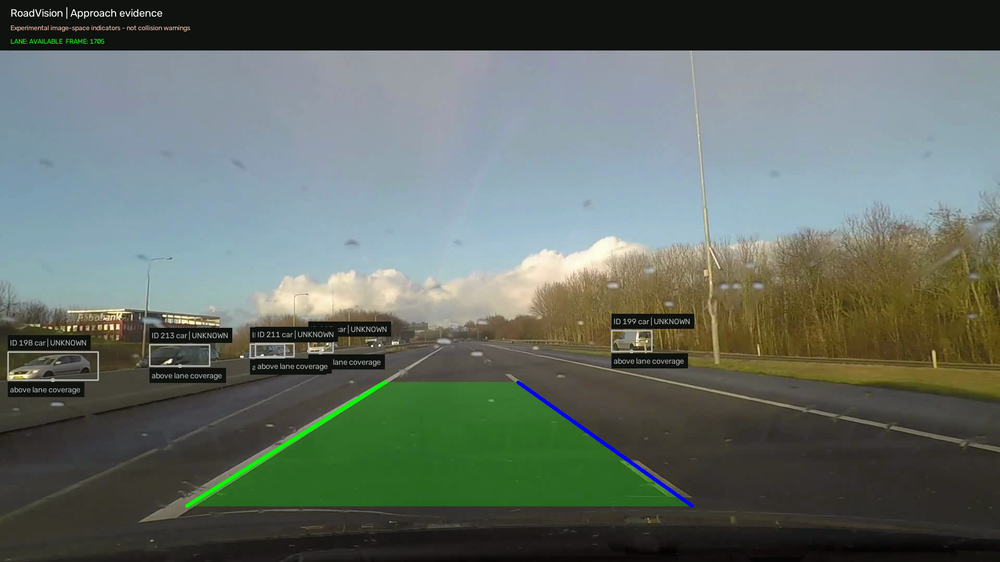
#> input picture assets/limitations.png, 1000 x 562 px, shrunk from 1920 x 1080 before the run, given in place of test_drive.mp4, which was not available
$ python test_lanes.py
#> lines starting #> are read from the running program, lines starting #| are printed output that depends on the picture; after the words box and inside, x2 and y2 are one past the last pixel; in counts of white or black regions, pixels touching at a corner belong together

from pathlib import Path

import cv2
import numpy as np


def fit_lane_line(segments, y_bottom, y_top):
    """
    Fit one straight lane boundary using Hough segments.

    Each segment is (x1, y1, x2, y2).

    Returns:
        (x_bottom, y_bottom, x_top, y_top)
        or None if there are not enough valid points.
    """

    if not segments:
        return None

    x_points = []
    y_points = []
    weights = []

    for x1, y1, x2, y2 in segments:
        length = np.hypot(x2 - x1, y2 - y1)

        if length < 1:
            continue

        # Both endpoints contribute to the fit
        x_points.extend([x1, x2])
        y_points.extend([y1, y2])

        # Longer segments receive more weight
        weights.extend([length, length])

    if len(x_points) < 2:
        return None

    # Weighted linear regression: x = a*y + c
    a, c = np.polyfit(
        y_points,
        x_points,
        deg=1,
        w=np.sqrt(weights)
    )

    # Evaluate the line at two image heights
    x_bottom = int(a * y_bottom + c)
    x_top = int(a * y_top + c)

    return (
        x_bottom,
        y_bottom,
        x_top,
        y_top
    )


def validate_lane_polygon(left_fit, right_fit, image_width):
    """
    Validate basic geometric consistency of the lane polygon.

    Both lines must use the same top and bottom Y coordinates.

    Returns True if the basic checks pass.
    """

    if left_fit is None or right_fit is None:
        return False

    left_bottom_x, left_bottom_y, left_top_x, left_top_y = left_fit
    right_bottom_x, right_bottom_y, right_top_x, right_top_y = right_fit

    # Both boundaries must share the same vertical range
    if (
        left_bottom_y != right_bottom_y
        or left_top_y != right_top_y
        or left_top_y >= left_bottom_y
    ):
        return False

    # Calculate image-space lane widths
    bottom_width = right_bottom_x - left_bottom_x
    top_width = right_top_x - left_top_x

    # Prevent crossing or reversed boundaries
    if bottom_width <= 0 or top_width <= 0:
        return False

    # Reject extremely wide polygons
    if bottom_width >= image_width or top_width >= image_width:
        return False

    return True


# --------------------------------------------------
# 1. Configuration
# --------------------------------------------------

VIDEO_PATH = Path("data/videos/test_drive.mp4")
OUTPUT_DIR = Path("runs/lane_experiments")

TARGET_TIME = 5  # Seconds

# Gaussian blur parameters
BLUR_KERNEL = (5, 5)

# Canny thresholds
CANNY_LOW = 50
CANNY_HIGH = 150

OUTPUT_DIR.mkdir(parents=True, exist_ok=True)


# --------------------------------------------------
# 2. Open the input video
# --------------------------------------------------

cap = cv2.VideoCapture(str(VIDEO_PATH))

if not cap.isOpened():
    raise RuntimeError(f"Cannot open video: {VIDEO_PATH}")

fps = cap.get(cv2.CAP_PROP_FPS)

if fps <= 0:
    cap.release()
    raise RuntimeError("Invalid video FPS")


# --------------------------------------------------
# 3. Extract a representative frame
# --------------------------------------------------

target_frame = int(TARGET_TIME * fps)

cap.set(
    cv2.CAP_PROP_POS_FRAMES,
    target_frame
)

success, frame = cap.read()
#> frame is the input picture: shape (562, 1000, 3); mean B, G, R 100.2, 107.8, 98

cap.release()

if not success:
    raise RuntimeError("Could not read selected frame")

print(f"Extracted frame at approximately {TARGET_TIME} seconds")
print(f"Original shape: {frame.shape}")
#| Original shape: (562, 1000, 3)


# --------------------------------------------------
# 4. Convert to grayscale
# --------------------------------------------------

gray = cv2.cvtColor(
    frame,
    cv2.COLOR_BGR2GRAY
)


# --------------------------------------------------
# 5. Apply Gaussian blur
# --------------------------------------------------

blurred = cv2.GaussianBlur(
    gray,
    BLUR_KERNEL,
    0
)


# --------------------------------------------------
# 6. Apply Canny edge detection
# --------------------------------------------------

edges = cv2.Canny(
    blurred,
    CANNY_LOW,
    CANNY_HIGH
)
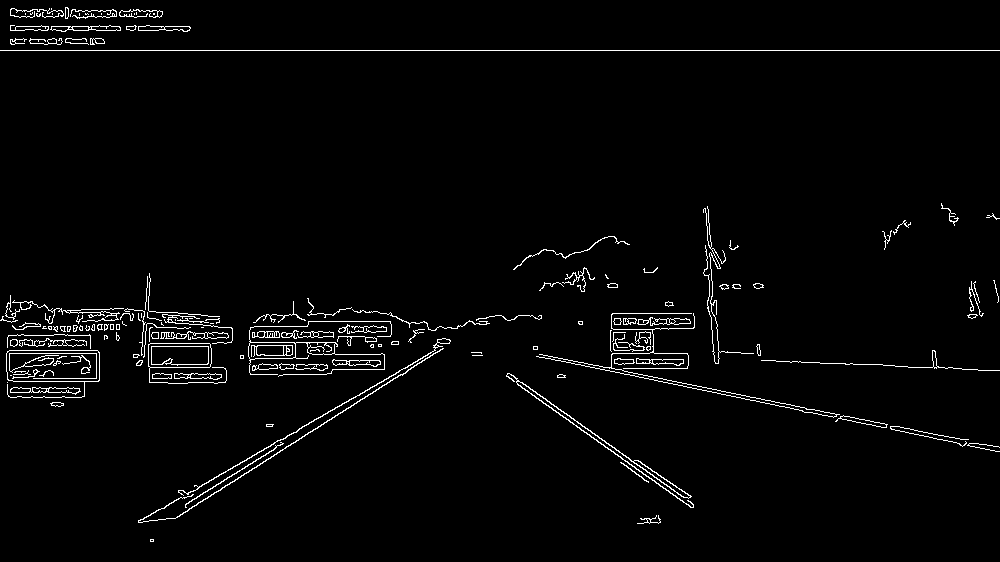
#> edges: shape (562, 1000); 2.4% white in thin lines or dots


# --------------------------------------------------
# 7. Define the Region of Interest
# --------------------------------------------------

height, width = edges.shape

# Trapezoidal ROI, defined using relative coordinates
vertices = np.array([
    [
        (int(0.20 * width), height - 1),
        (int(0.43 * width), int(0.52 * height)),
        (int(0.58 * width), int(0.52 * height)),
        (int(0.95 * width), height - 1),
    ]
], dtype=np.int32)


# --------------------------------------------------
# 8. Create ROI mask
# --------------------------------------------------

# Black image with same dimensions as edge map
mask = np.zeros_like(edges)

# Fill the ROI polygon with white
cv2.fillPoly(
    mask,
    vertices,
    255
)
#> mask: shape (562, 1000); 21.7% white; 1 white region, box (x1, y1, x2, y2) and area: (200, 292, 951, 562) 121821


# --------------------------------------------------
# 9. Apply ROI to edge image
# --------------------------------------------------

masked_edges = cv2.bitwise_and(
    edges,
    mask
)
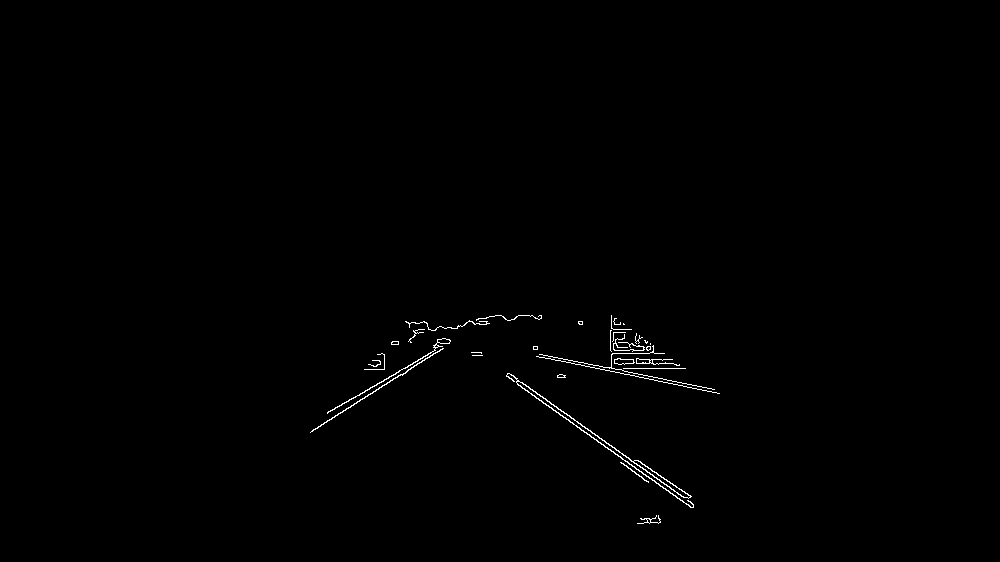
#> masked_edges: shape (562, 1000); 0.46% white in thin lines or dots, all inside (x1, y1, x2, y2) = (310, 315, 720, 524)

# --------------------------------------------------
# 10. Probabilistic Hough Line Transform
# --------------------------------------------------

lines = cv2.HoughLinesP(
    masked_edges,
    rho=1,
    theta=np.pi / 180,
    threshold=40,
    minLineLength=40,
    maxLineGap=30
)
#> lines = 17 rows, first 6: [312, 430, 443, 348], [471, 352, 693, 507], [539, 354, 701, 386], [478, 352, 690, 501], [522, 388, 691, 507], [327, 413, 449, 343]

# --------------------------------------------------
# 11. Visualize Hough lines
# --------------------------------------------------

hough_visualization = frame.copy()

line_count = 0

if lines is not None:

    for line in lines:
        x1, y1, x2, y2 = line.reshape(4)

        cv2.line(
            hough_visualization,
            (x1, y1),
            (x2, y2),
            color=(0, 255, 0),
            thickness=4
        )

        line_count += 1
#> this loop made 17 passes
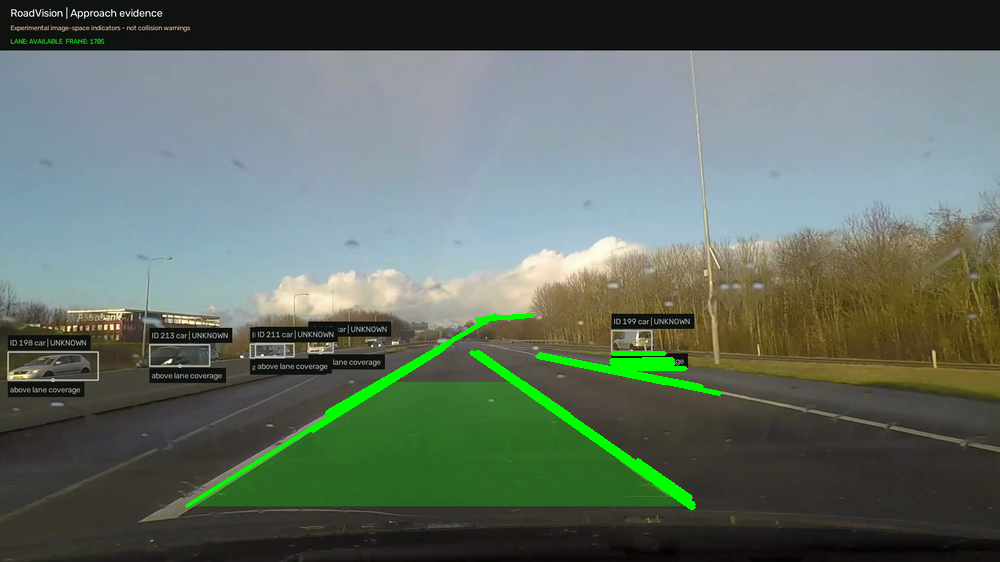
#> hough_visualization: shape (562, 1000, 3); 1.29% of pixels changed, all inside (x1, y1, x2, y2) = (310, 313, 722, 510)
#> after the loop, line_count = 17

print(f"Hough line segments detected: {line_count}")
#| Hough line segments detected: 17

# --------------------------------------------------
# 12. Filter Hough lines by slope
# --------------------------------------------------

filtered_visualization = frame.copy()

left_lines = []
right_lines = []

MIN_ABS_SLOPE = 0.4
MAX_ABS_SLOPE = 3.0

if lines is not None:

    for line in lines:

        x1, y1, x2, y2 = line.reshape(4)

        dx = x2 - x1
        dy = y2 - y1

        # Avoid division by zero
        if dx == 0:
            continue

        slope = dy / dx

        # Reject horizontal and near-vertical lines
        if not (MIN_ABS_SLOPE <= abs(slope) <= MAX_ABS_SLOPE):
            continue

        if slope < 0:
            left_lines.append((x1, y1, x2, y2))
            color = (0, 255, 0)  # Green
        else:
            right_lines.append((x1, y1, x2, y2))
            color = (255, 0, 0)  # Blue in BGR

        cv2.line(
            filtered_visualization,
            (int(x1), int(y1)),
            (int(x2), int(y2)),
            color,
            4
        )
#> this loop made 17 passes
#> (x1, y1, x2, y2, dx, dy, slope, color) on passes 1, 2, 4, 5, 6, 8, 10, 12: (312, 430, 443, 348, 131, -82, -0.626, (0, 255, 0)), (471, 352, 693, 507, 222, 155, 0.698, (255, 0, 0)), (478, 352, 690, 501, 212, 149, 0.703, (255, 0, 0)), (522, 388, 691, 507, 169, 119, 0.704, (255, 0, 0)), (327, 413, 449, 343, 122, -70, -0.574, (0, 255, 0)), (327, 412, 495, 315, 168, -97, -0.577, (0, 255, 0)), (476, 352, 693, 504, 217, 152, 0.7, (255, 0, 0)), (523, 383, 569, 415, 46, 32, 0.696, (255, 0, 0))
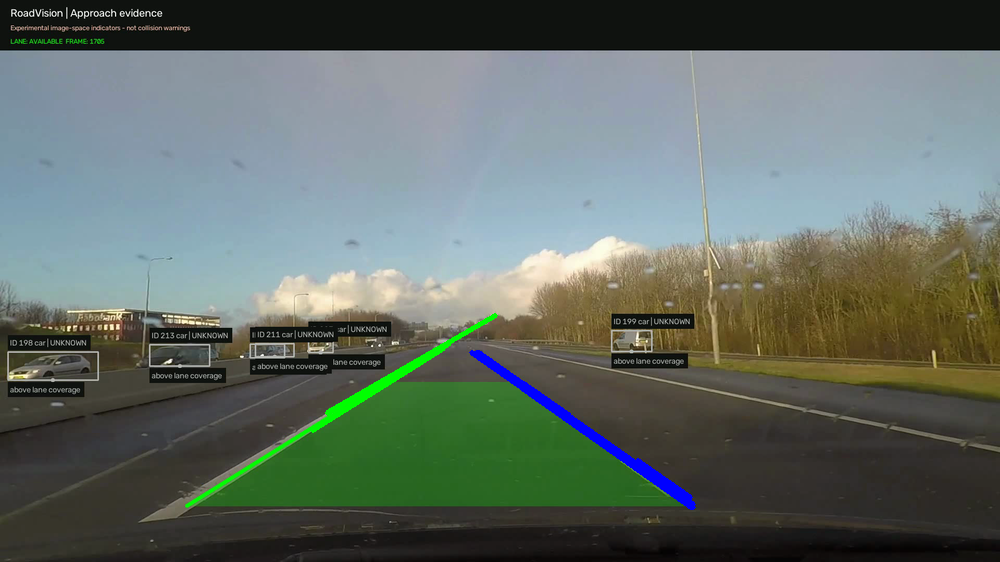
#> filtered_visualization: shape (562, 1000, 3); 0.78% of pixels changed, all inside (x1, y1, x2, y2) = (310, 313, 696, 510)
#> after the loop, left_lines = [(312, 430, 443, 348), (327, 413, 449, 343), (327, 412, 495, 315)]; right_lines = [(471, 352, 693, 507), (478, 352, 690, 501), (522, 388, 691, 507), (476, 352, 693, 504), (523, 383, 569, 415), (637, 460, 690, 497)]

print(f"Left candidate segments: {len(left_lines)}")
#| Left candidate segments: 3
print(f"Right candidate segments: {len(right_lines)}")
#| Right candidate segments: 6

# --------------------------------------------------
# 13. Fit representative lane boundaries
# --------------------------------------------------

height, width = frame.shape[:2]

# Vertical extent of our visualization
y_bottom = int(0.90 * height)
y_top = int(0.68 * height)

left_fit = fit_lane_line(
    left_lines,
    y_bottom,
    y_top
)
#> the loop in fit_lane_line, `for x1, y1, x2, y2 in segments:` made 3 passes
#> (x1, y1, x2, y2, length) on passes 1 to 3: (312, 430, 443, 348, 154.5), (327, 413, 449, 343, 140.7), (327, 412, 495, 315, 194)
#> after the loop in fit_lane_line, `for x1, y1, x2, y2 in segments:`: weights = [154.5, 154.5, 140.7, 140.7, 194, 194]; x_points = [312, 443, 327, 449, 327, 495]; y_points = [430, 348, 413, 343, 412, 315]
#> in fit_lane_line, `a, c = np.polyfit( y_points, x_points, deg=1, w=np.sqrt(weights) )`: a = -1.67; c = 1022.4
#> in fit_lane_line, `x_bottom = int(a * y_bottom + c)`: x_bottom = 177
#> in fit_lane_line, `x_top = int(a * y_top + c)`: x_top = 383
#> left_fit = (177, 505, 383, 382)

right_fit = fit_lane_line(
    right_lines,
    y_bottom,
    y_top
)
#> the loop in fit_lane_line (call 2), `for x1, y1, x2, y2 in segments:` made 6 passes
#> (x1, y1, x2, y2, length) on passes 1 to 6: (471, 352, 693, 507, 270.8), (478, 352, 690, 501, 259.1), (522, 388, 691, 507, 206.7), (476, 352, 693, 504, 264.9), (523, 383, 569, 415, 56.04), (637, 460, 690, 497, 64.64)
#> right_fit = (693, 505, 517, 382)

# -----------------------------------------
# Validate fitted lane geometry
# -----------------------------------------

if left_fit is not None and right_fit is not None:

    left_bottom_x = left_fit[0]
#> left_bottom_x = 177
    left_top_x = left_fit[2]
#> left_top_x = 383

    right_bottom_x = right_fit[0]
#> right_bottom_x = 693
    right_top_x = right_fit[2]
#> right_top_x = 517

    valid_geometry = (
        left_bottom_x < right_bottom_x
        and left_top_x < right_top_x
    )
#> valid_geometry = True

    if not valid_geometry:
        print("WARNING: Invalid lane geometry — lines cross!")
    else:
        print("Lane geometry: Valid ordering")

# --------------------------------------------------
# 14. Visualize fitted lane lines
# --------------------------------------------------

fitted_visualization = frame.copy()

if left_fit is not None:
    x1, y1, x2, y2 = left_fit
#> x1 = 177; y1 = 505; x2 = 383; y2 = 382

    cv2.line(
        fitted_visualization,
        (x1, y1),
        (x2, y2),
        (0, 255, 0),
        8
    )

if right_fit is not None:
    x1, y1, x2, y2 = right_fit
#> x1 = 693; x2 = 517

    cv2.line(
        fitted_visualization,
        (x1, y1),
        (x2, y2),
        (255, 0, 0),
        8
    )
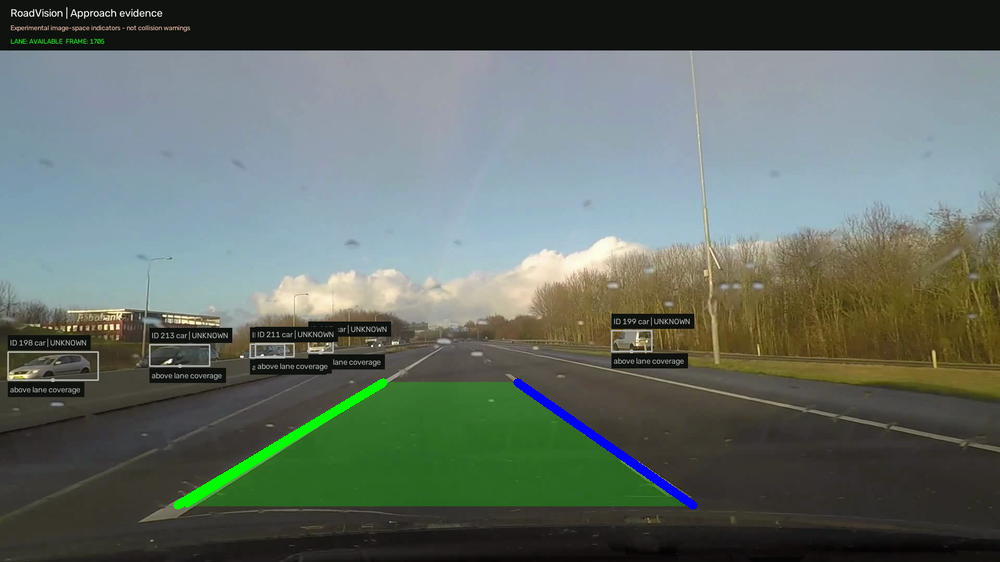
#> fitted_visualization: shape (562, 1000, 3); mean B, G, R 100.4, 108, 97.6

# --------------------------------------------------
# 15. Construct ego-lane polygon
# --------------------------------------------------

lane_visualization = frame.copy()

valid_lane = validate_lane_polygon(
    left_fit,
    right_fit,
    width
)
#> in validate_lane_polygon, `left_bottom_x, left_bottom_y, left_top_x, left_top_y = left_fit`: left_bottom_x = 177; left_bottom_y = 505; left_top_x = 383; left_top_y = 382
#> in validate_lane_polygon, `right_bottom_x, right_bottom_y, right_top_x, right_top_y = right_fit`: right_bottom_x = 693; right_bottom_y = 505; right_top_x = 517; right_top_y = 382
#> in validate_lane_polygon, `bottom_width = right_bottom_x - left_bottom_x`: bottom_width = 516
#> in validate_lane_polygon, `top_width = right_top_x - left_top_x`: top_width = 134
#> valid_lane = True

if valid_lane:

    left_bottom_x, y_bottom, left_top_x, y_top = left_fit
    right_bottom_x, _, right_top_x, _ = right_fit

    polygon = np.array([
        [
            [left_bottom_x, y_bottom],
            [left_top_x, y_top],
            [right_top_x, y_top],
            [right_bottom_x, y_bottom],
        ]
    ], dtype=np.int32)
#> polygon = [[177, 505], [383, 382], [517, 382], [693, 505]]

        # Create a separate overlay
    overlay = frame.copy()

    # Fill the estimated lane area in green
    cv2.fillPoly(
        overlay,
        polygon,
        color=(0, 255, 0)
    )
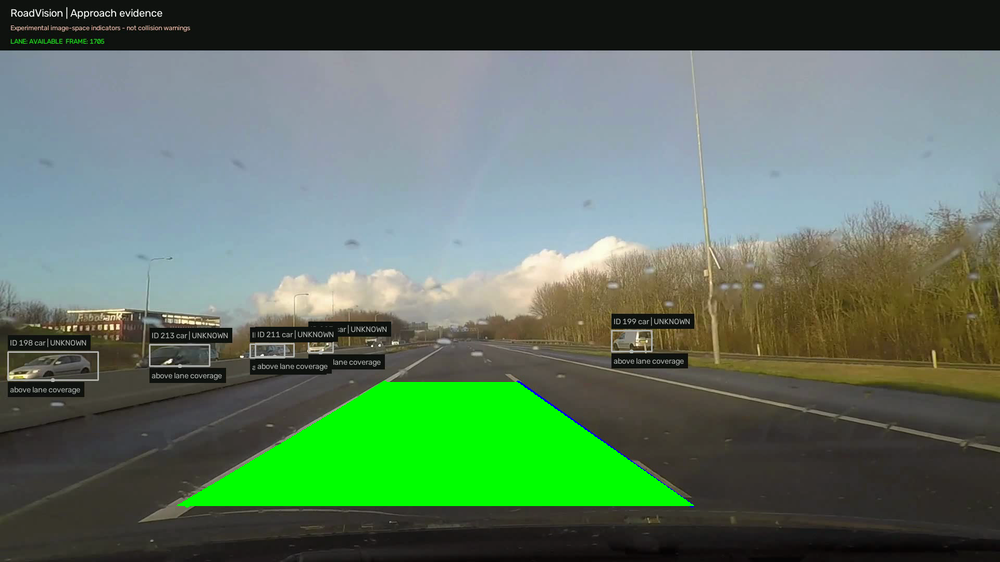
#> overlay: shape (562, 1000, 3); 7.18% of pixels changed, all inside (x1, y1, x2, y2) = (177, 382, 694, 506)

    # Blend the overlay with the original frame
    alpha = 0.25

    lane_visualization = cv2.addWeighted(
        overlay,
        alpha,
        frame,
        1 - alpha,
        0
    )

    # Draw the left boundary
    cv2.line(
        lane_visualization,
        (left_bottom_x, y_bottom),
        (left_top_x, y_top),
        (0, 255, 0),
        6
    )

    # Draw the right boundary
    cv2.line(
        lane_visualization,
        (right_bottom_x, y_bottom),
        (right_top_x, y_top),
        (255, 0, 0),
        6
    )

    print("Lane polygon: VALID")

else:
    print("Lane polygon: INVALID")

# --------------------------------------------------
# 16. Draw ROI on original frame
# --------------------------------------------------

roi_visualization = frame.copy()

cv2.polylines(
    roi_visualization,
    vertices,
    isClosed=True,
    color=(0, 255, 0),
    thickness=5
)
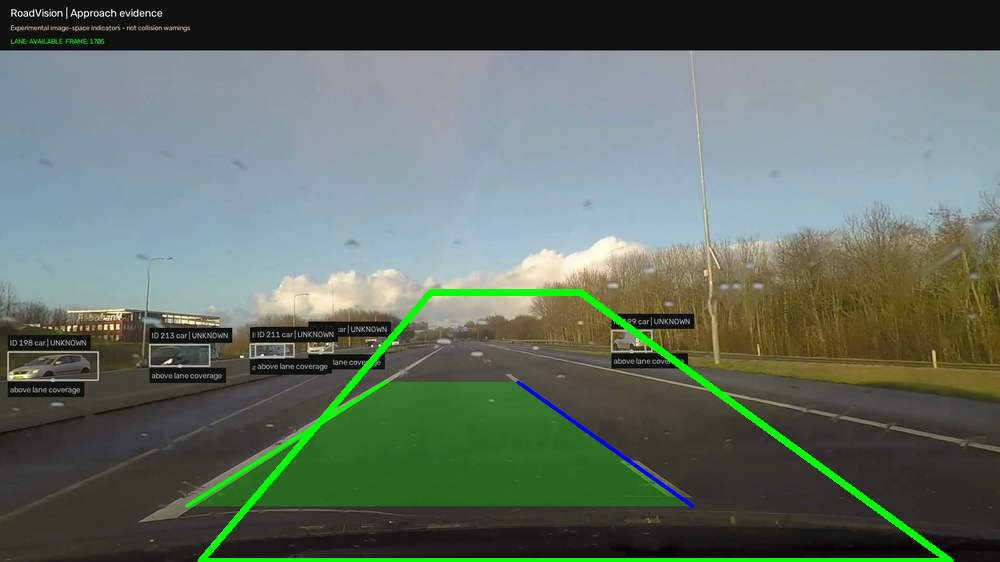
#> roi_visualization: shape (562, 1000, 3); 1.71% of pixels changed, all inside (x1, y1, x2, y2) = (197, 289, 954, 562)


# --------------------------------------------------
# 17. Save all intermediate results
# --------------------------------------------------

images = {
    "original.png": frame,
    "grayscale.png": gray,
    "blurred.png": blurred,
    "edges.png": edges,
    "roi_mask.png": mask,
    "masked_edges.png": masked_edges,
    "roi_visualization.png": roi_visualization,
    "hough_lines.png": hough_visualization,
    "filtered_lines.png": filtered_visualization,
    "fitted_lanes.png": fitted_visualization,
    "ego_lane.png": lane_visualization,
}

for filename, image in images.items():

    output_path = OUTPUT_DIR / filename

    if not cv2.imwrite(str(output_path), image):
        raise RuntimeError(f"Could not save {output_path}")

    print(f"Saved: {output_path}")
#> this loop made 11 passes
#> filename on passes 1 to 8: 'original.png', 'grayscale.png', 'blurred.png', 'edges.png', 'roi_mask.png', 'masked_edges.png', 'roi_visualization.png', 'hough_lines.png'
#> (printed output is left out)


# --------------------------------------------------
# 18. Print summary
# --------------------------------------------------

print("\n--- LANE PREPROCESSING COMPLETE ---")

print(f"Input resolution: {width}x{height}")
#| Input resolution: 1000x562
print(f"Grayscale shape: {gray.shape}")
#| Grayscale shape: (562, 1000)
print(f"Blur kernel: {BLUR_KERNEL}")
print(f"Canny thresholds: {CANNY_LOW}, {CANNY_HIGH}")

print("Left fitted boundary:", left_fit)
#| Left fitted boundary: (177, 505, 383, 382)
print("Right fitted boundary:", right_fit)
#| Right fitted boundary: (693, 505, 517, 382)

print("\nAll images saved successfully!")
